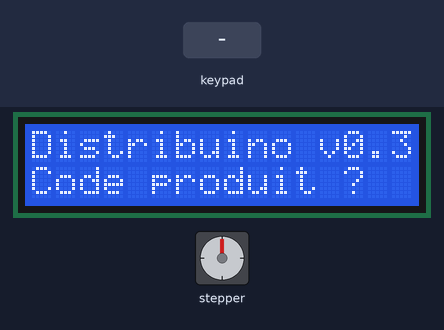
This sketch was run on a simulated Arduino Mega 2560, built with avr-gcc and run on an emulated ATmega2560. Shown: 16×2 character LCD, stepper motor. The inputs (shaded band) are chosen by the test bench. Stepper angles assume 2048 steps per turn.

Above: at 1.2 s.
1.3 s: keypad keys 4 7 4 9 5 1 5 3 pressed 0.4 s apart
At 1.53 s:
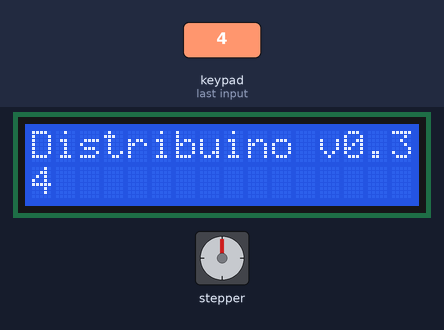
6.0 s: key 'A' pressed
9.0 s: key 'B' pressed
At 11.5 s:
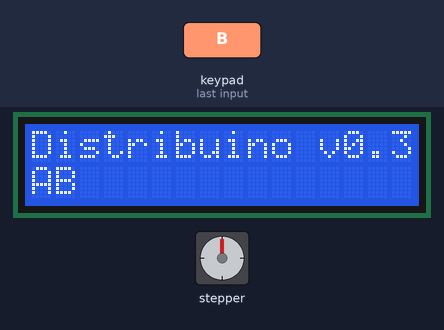
12.0 s: key 'C' pressed
At 12.5 s:
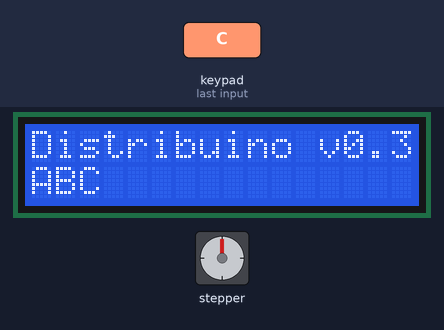
15.0 s: key '1' pressed
At 15.17 s:
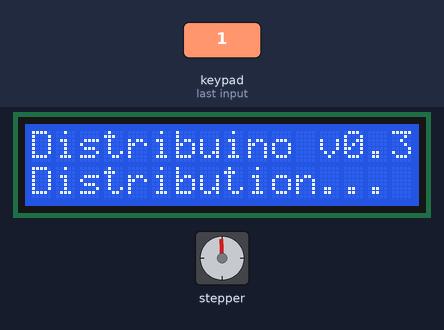
18.0 s: key 'D' pressed
At 20.4 s:
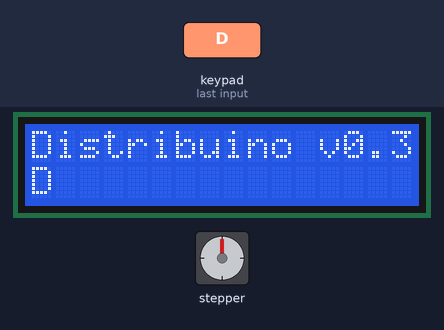
Timing chart, 0 to 21.9 s (numbered marks = the images above; inputs shaded):
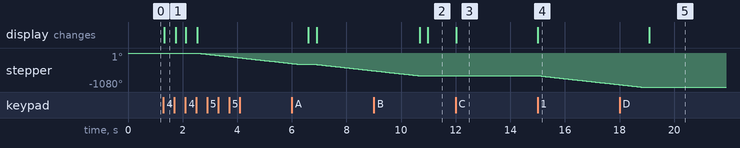

Measured:
- after the input at 1.3 s, stepper: keeps turning counter-clockwise at about 96°/s, starting after 1.2 s; the display: changes at once (image 1)
- after the input at 9.0 s, the display: first differs from a run without the input after 2.0 s (image 2)
- after the input at 12.0 s, the display: changes at once (image 3)
- after the input at 15.0 s, stepper: keeps turning counter-clockwise at about 96°/s, starting at once; the display: changes at once (image 4)
- after the input at 18.0 s, the display: changes after 1.1 s (image 5)

The sketch:

keypad_screen_and_step_motor.ino
```cpp
#include <Keypad.h>
#include <LiquidCrystal.h>
#include <Stepper.h>


const int ROW_NUM = 4; //four rows
const int COLUMN_NUM = 4; //four columns
char keys[ROW_NUM][COLUMN_NUM] = {
  {'1','2','3', 'A'},
  {'4','5','6', 'B'},
  {'7','8','9', 'C'},
  {'*','0','#', 'D'}
};
byte pin_rows[ROW_NUM] = {47, 49, 51, 53}; //connect to the row pinouts of the keypad
byte pin_column[COLUMN_NUM] = {46, 48, 50, 52}; //connect to the column pinouts of the keypad
Keypad keypad = Keypad(makeKeymap(keys), pin_rows, pin_column, ROW_NUM, COLUMN_NUM);


LiquidCrystal lcd(31, 33, 35, 30, 32, 34);


const int stepsPerRevolution = 2048;
const int rpm = 16;
Stepper stepper1 = Stepper(stepsPerRevolution, 8, 10, 9, 11);


const int codeLength = 4;
String productCode = "";

void setup(){
  Serial.begin(9600);
  lcd.begin(16, 2);
  stepper1.setSpeed(rpm);
}

void loop(){
  char key = keypad.getKey();

  if (key) {
    if(key == '*' | key == '#') productCode = ""; // Cancel
    else if(productCode.length() < codeLength) productCode += key;
  }

  writeToScreen(0, "Distribuino v0.3");
  if(productCode == "") writeToScreen(1, "Code produit ?");
  else if(productCode.length() == codeLength)
  {
    writeToScreen(1, "Distribution...");
    stepper1.step(-stepsPerRevolution);
    productCode = "";
  }
  else writeToScreen(1, productCode);
}

void writeToScreen(int line, String text) {
  // Clears the screen line
  for(int i = 0; i < 16; i++){
    lcd.setCursor(i, line);
    lcd.write(" ");
  }

  // Writes the text
  lcd.setCursor(0, line);
  lcd.print(text);
}
```
